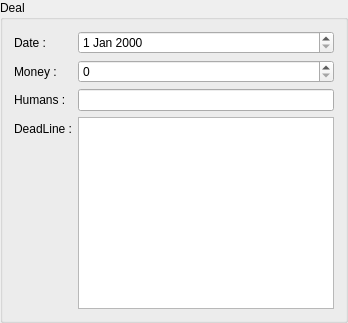
         <widget class="QGroupBox" name="groupBox_2">
          <property name="title">
           <string>Deal</string>
          </property>
          <layout class="QFormLayout" name="formLayout_6">
           <property name="fieldGrowthPolicy">
            <enum>QFormLayout::AllNonFixedFieldsGrow</enum>
           </property>
           <item row="0" column="0">
            <widget class="QLabel" name="label_26">
             <property name="text">
              <string>Date :</string>
             </property>
            </widget>
           </item>
           <item row="0" column="1">
            <widget class="QDateEdit" name="dateEdit_3"/>
           </item>
           <item row="1" column="0">
            <widget class="QLabel" name="label_27">
             <property name="text">
              <string>Money :</string>
             </property>
            </widget>
           </item>
           <item row="1" column="1">
            <widget class="QSpinBox" name="spinBox_5"/>
           </item>
           <item row="2" column="0">
            <widget class="QLabel" name="label_28">
             <property name="text">
              <string>Humans :</string>
             </property>
            </widget>
           </item>
           <item row="2" column="1">
            <widget class="QLineEdit" name="lineEdit_2"/>
           </item>
           <item row="3" column="0">
            <widget class="QLabel" name="label_29">
             <property name="text">
              <string>DeadLine :</string>
             </property>
            </widget>
           </item>
           <item row="3" column="1">
            <widget class="QPlainTextEdit" name="plainTextEdit_4"/>
           </item>
          </layout>
         </widget>
